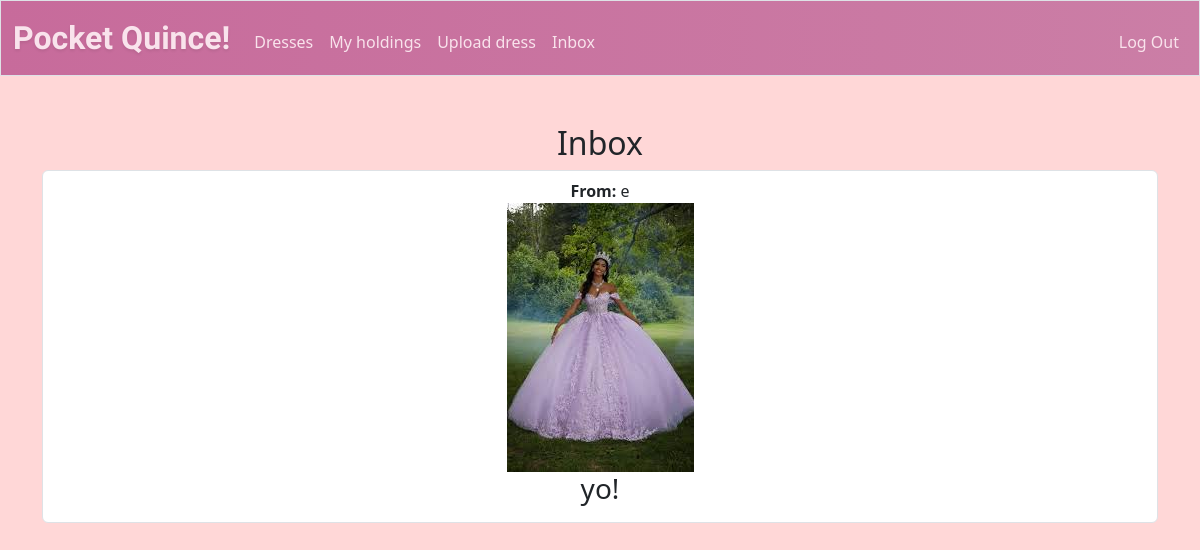
Before: /messages (signed in) with the older database file.
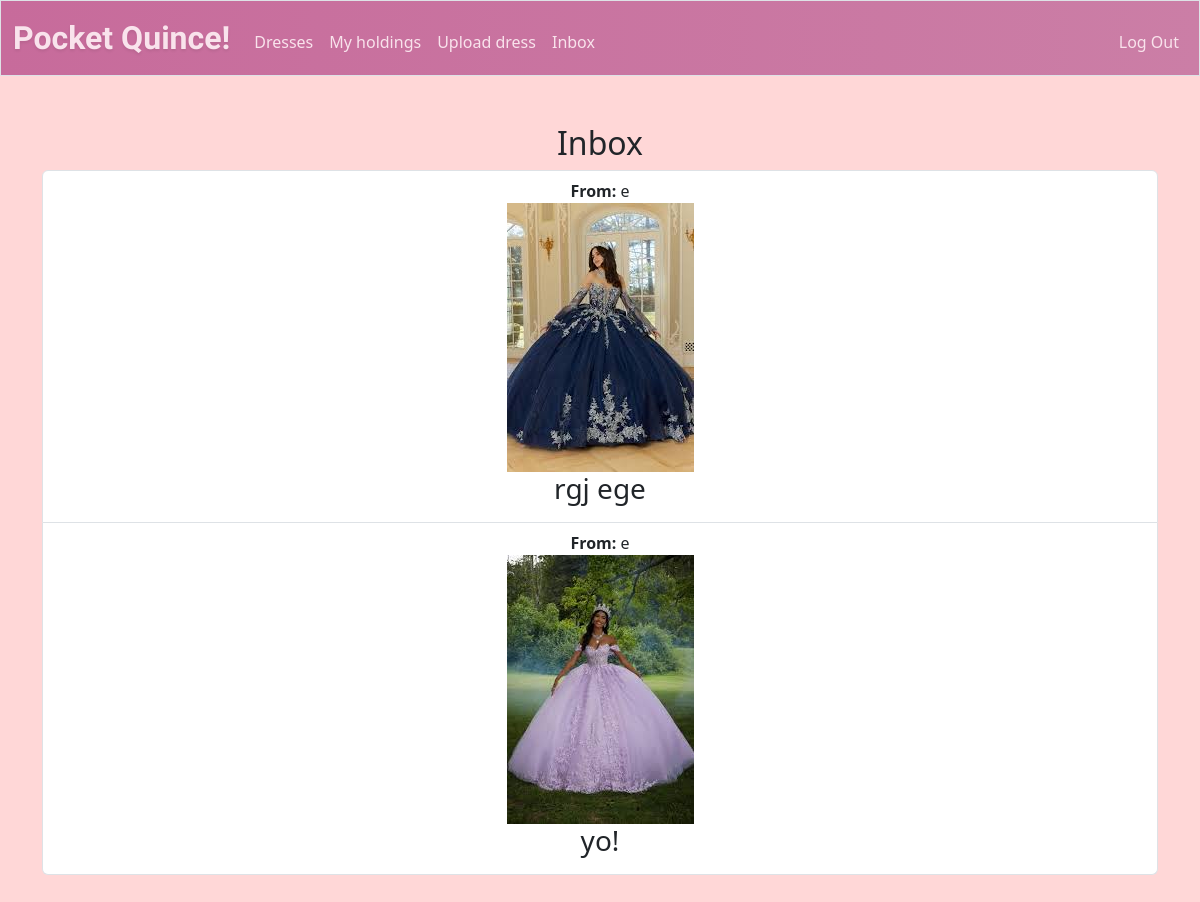
After: the same page with the newer database file.
### tables this page shows
CREATE TABLE messages (
    id INTEGER PRIMARY KEY AUTOINCREMENT,
    sender_id   INTEGER NOT NULL,
    receiver_id INTEGER NOT NULL,
    dress_id    INTEGER,
    body        TEXT NOT NULL,
    created_at  TIMESTAMP DEFAULT CURRENT_TIMESTAMP,
    FOREIGN KEY (sender_id)   REFERENCES users(id),
    FOREIGN KEY (receiver_id) REFERENCES users(id),
    FOREIGN KEY (dress_id)    REFERENCES dresses(id)
);

CREATE TABLE users (
id INTEGER PRIMARY KEY AUTOINCREMENT NOT NULL, 
username TEXT NOT NULL UNIQUE, 
email TEXT NOT NULL, 
phone TEXT NOT NULL, 
hash TEXT NOT NULL
);

CREATE TABLE dresses (
    id INTEGER PRIMARY KEY AUTOINCREMENT,
    size TEXT NOT NULL,
    color TEXT NOT NULL,
    owner INTEGER NOT NULL,
    image_url TEXT,
    time_posted TEXT NOT NULL DEFAULT CURRENT_TIMESTAMP,
    FOREIGN KEY (owner) REFERENCES users(id)
);

### app.py (the view)
@app.route("/messages", methods=["GET", "POST"])
@login_required
def messages():
    db = get_db()
    if request.method == "POST":
        receiver_id = request.form.get("receiver_id")
        content = request.form.get("body")
        dress_id = request.form.get("dress_id")
        if not receiver_id or not content:
            return apology("Missing message information")
        db.execute("INSERT INTO messages (sender_id, receiver_id, dress_id, body) VALUES (?,?,?,?)",
                     (session["user_id"], receiver_id, dress_id, content))
        db.commit()
        flash("Message sent!")
        return redirect("/messages")
    else:
        messages = db.execute("SELECT messages.*, users.username as sender_name, dresses.image_url, dresses.size, dresses.color FROM messages JOIN users ON messages.sender_id = users.id LEFT JOIN dresses ON dresses.id = messages.dress_id WHERE messages.receiver_id = ? ORDER BY messages.created_at DESC", (session["user_id"],)).fetchall()
        return render_template("messages.html", messages=messages)

### app.py (called while the page is built)
def get_db():
    if "db" not in g:
        g.db = sqlite3.connect(DATABASE)
        g.db.row_factory = sqlite3.Row # Enable dictionary-like row access
    return g.db

@app.after_request
def after_request(response):
    response.headers["Cache-Control"] = "no-cache, no-store, must-revalidate"
    response.headers["Expires"] = 0
    response.headers["Pragma"] = "no-cache"
    return response

### help.py (called while the page is built)
def login_required(f):
    @wraps(f)
    def decorated_function(*args, **kwargs):
        if session.get("user_id") is None:
            return redirect("/login")
        return f(*args, **kwargs)
    return decorated_function

### templates/messages.html (shortened to what this page needs)
{% extends "layout.html" %}
{% block main %}
    <h2>Inbox</h2>
    <ul class="list-group">
        {% for message in messages %}
        <li class="list-group-item">
            <strong>From:</strong> {{ message["sender_name"] }}<br>
            {% if message["image_url"] %}
                <img src="{{ message['image_url'] }}"><br>
            {% endif %}
            <h3>{{ message["body"] }}</h3>
        </li>
        {% else %}
        <li class="list-group-item text-muted">No messages yet.</li>
        {% endfor %}
    </ul>
{% endblock %}

### templates/layout.html (shortened to what this page needs)
<!DOCTYPE html>
<html lang="en">
    <head>
        <link href="https://cdn.jsdelivr.net/npm/bootstrap@5.3.3/dist/css/bootstrap.min.css" rel="stylesheet">
        <link href="{{ url_for('static', filename='style.css') }}" rel="stylesheet">
    </head>
    <body>
        <nav class=" border navbar navbar-expand-md">
            <div class="container-fluid">
                <a id = "navTitle" class="navbar-brand imperial"  href="/"><span>Pocket Quince!</span></a>
                <div class="collapse navbar-collapse" id="navbar">
                    {% if session["user_id"] %}
                        <ul class="navbar-nav me-auto mt-2">
                            <li class="nav-item"><a class="nav-link" href="/catalog">Dresses</a></li>
                            <li class="nav-item"><a class="nav-link" href="/holdings">My holdings</a></li>
                            <li class="nav-item"><a class="nav-link" href="/upload">Upload dress</a></li>
                            <li class="nav-item"><a class="nav-link" href="/messages">Inbox</a></li>
                        </ul>
                        <ul class="navbar-nav ms-auto mt-2">
                            <li class="nav-item"><a class="nav-link" href="/logout">Log Out</a></li>
                        </ul>
                    {% else %}
                        <ul class="navbar-nav ms-auto mt-2">
                            <li class="nav-item"><a class="nav-link" href="/register">Register</a></li>
                            <li class="nav-item"><a class="nav-link" href="/login">Log In</a></li>
                        </ul>
                    {% endif %}
                </div>
            </div>
        </nav>
        <main class="container py-5 text-center">
            {% block main %}{% endblock %}
        </main>
    </body>
</html>

### static/style.css (style rules this page uses)
body { background-color: #FFD7D7; }
.imperial { font-family: 'Imperial Script', cursive; text-shadow: 0px 2px 3px rgba(0,0,0,0.08); font-weight: 700; font-size: 450%; color: #3B2F2F; }
#navTitle { color: #F9E3EC; }
.nav-link { color: #F9E3EC; }
nav .navbar-brand { font-size: xx-large; }
.navbar { background: linear-gradient(to right, #C76B9B, #cb7ea6) }

Changed rows visible on the page:
added messages: sender_name "e", image_url (picture), body "rgj ege"
